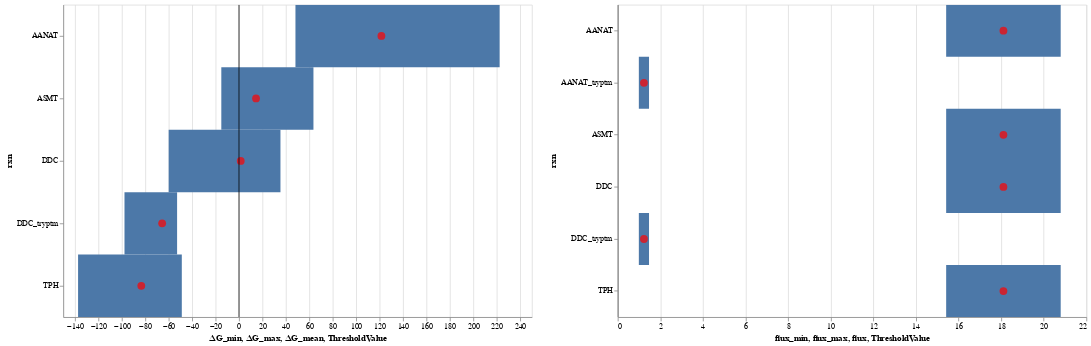

Notebook code for this chart:
### Code cell
plot_dG_and_flux(dG_df, flux_df)

### Figure 1 — Vega-Lite specification as saved in the notebook (floating-point values rounded to 4 significant figures)
{"$schema": "https://vega.github.io/schema/vega-lite/v2.4.3.json", "config": {"view": {"height": 300, "width": 400}}, "hconcat": [{"layer": [{"data": {"values": [{"rxn": "DDC", "∆G_max": 35.4, "∆G_mean": 1.482, "∆G_min": -60.02}, {"rxn": "DDC_tryptm", "∆G_max": -52.83, "∆G_mean": -65.59, "∆G_min": -97.73}, {"rxn": "TPH", "∆G_max": -48.81, "∆G_mean": -83.39, "∆G_min": -137.4}, {"rxn": "AANAT", "∆G_max": 222.5, "∆G_mean": 121.6, "∆G_min": 48.2}, {"rxn": "AANAT_tryptm", "∆G_max": null, "∆G_mean": null, "∆G_min": null}, {"rxn": "ASMT", "∆G_max": 63.56, "∆G_mean": 14.54, "∆G_min": -15.09}]}, "encoding": {"x": {"field": "∆G_min", "type": "quantitative"}, "x2": {"field": "∆G_max", "type": "quantitative"}, "y": {"field": "rxn", "type": "nominal"}}, "height": 400, "mark": "rect", "width": 600}, {"data": {"values": [{"rxn": "DDC", "∆G_max": 35.4, "∆G_mean": 1.482, "∆G_min": -60.02}, {"rxn": "DDC_tryptm", "∆G_max": -52.83, "∆G_mean": -65.59, "∆G_min": -97.73}, {"rxn": "TPH", "∆G_max": -48.81, "∆G_mean": -83.39, "∆G_min": -137.4}, {"rxn": "AANAT", "∆G_max": 222.5, "∆G_mean": 121.6, "∆G_min": 48.2}, {"rxn": "AANAT_tryptm", "∆G_max": null, "∆G_mean": null, "∆G_min": null}, {"rxn": "ASMT", "∆G_max": 63.56, "∆G_mean": 14.54, "∆G_min": -15.09}]}, "encoding": {"tooltip": {"field": "∆G_mean", "type": "quantitative"}, "x": {"field": "∆G_mean", "type": "quantitative"}, "y": {"field": "rxn", "type": "nominal"}}, "mark": {"color": "red", "filled": true, "size": 100, "type": "point"}, "selection": {"selector001": {"bind": "scales", "encodings": ["x", "y"], "mark": {"fill": "#333", "fillOpacity": 0.125, "stroke": "white"}, "on": "[mousedown, window:mouseup] > window:mousemove!", "resolve": "global", "translate": "[mousedown, window:mouseup] > window:mousemove!", "type": "interval", "zoom": "wheel!"}}}, {"data": {"values": [{"Threshold": "hazardous", "ThresholdValue": 0}]}, "encoding": {"x": {"field": "ThresholdValue", "type": "quantitative"}}, "mark": "rule"}]}, {"layer": [{"data": {"values": [{"flux": 18.11, "flux_max": 20.79, "flux_min": 15.42, "flux_std": 2.689, "rxn": "DDC"}, {"flux": 1.228, "flux_max": 1.467, "flux_min": 0.9892, "flux_std": 0.2391, "rxn": "DDC_tryptm"}, {"flux": 18.11, "flux_max": 20.79, "flux_min": 15.42, "flux_std": 2.689, "rxn": "TPH"}, {"flux": 18.11, "flux_max": 20.79, "flux_min": 15.42, "flux_std": 2.689, "rxn": "AANAT"}, {"flux": 1.228, "flux_max": 1.467, "flux_min": 0.9892, "flux_std": 0.2391, "rxn": "AANAT_tryptm"}, {"flux": 18.11, "flux_max": 20.79, "flux_min": 15.42, "flux_std": 2.689, "rxn": "ASMT"}]}, "encoding": {"x": {"field": "flux_min", "type": "quantitative"}, "x2": {"field": "flux_max", "type": "quantitative"}, "y": {"field": "rxn", "type": "nominal"}}, "height": 400, "mark": "rect", "width": 600}, {"data": {"values": [{"flux": 18.11, "flux_max": 20.79, "flux_min": 15.42, "flux_std": 2.689, "rxn": "DDC"}, {"flux": 1.228, "flux_max": 1.467, "flux_min": 0.9892, "flux_std": 0.2391, "rxn": "DDC_tryptm"}, {"flux": 18.11, "flux_max": 20.79, "flux_min": 15.42, "flux_std": 2.689, "rxn": "TPH"}, {"flux": 18.11, "flux_max": 20.79, "flux_min": 15.42, "flux_std": 2.689, "rxn": "AANAT"}, {"flux": 1.228, "flux_max": 1.467, "flux_min": 0.9892, "flux_std": 0.2391, "rxn": "AANAT_tryptm"}, {"flux": 18.11, "flux_max": 20.79, "flux_min": 15.42, "flux_std": 2.689, "rxn": "ASMT"}]}, "encoding": {"tooltip": {"field": "flux", "type": "quantitative"}, "x": {"field": "flux", "type": "quantitative"}, "y": {"field": "rxn", "type": "nominal"}}, "mark": {"color": "red", "filled": true, "size": 100, "type": "point"}, "selection": {"selector002": {"bind": "scales", "encodings": ["x", "y"], "mark": {"fill": "#333", "fillOpacity": 0.125, "stroke": "white"}, "on": "[mousedown, window:mouseup] > window:mousemove!", "resolve": "global", "translate": "[mousedown, window:mouseup] > window:mousemove!", "type": "interval", "zoom": "wheel!"}}}, {"data": {"values": [{"Threshold": "hazardous", "ThresholdValue": 0}]}, "encoding": {"x": {"field": "ThresholdValue", "type": "quantitative"}}, "mark": "rule"}]}]}
